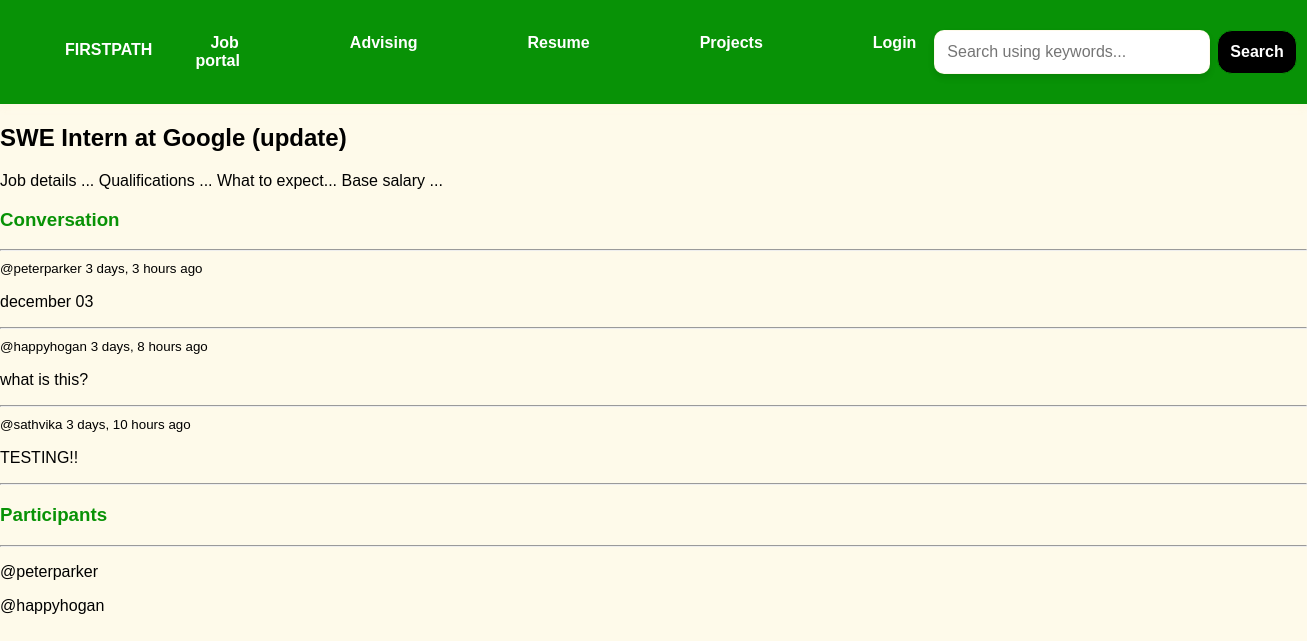
Page /room/3/ on the committed database.
### base/models.py (models this page shows, shortened)
class Room(models.Model):
    host = models.ForeignKey(User, on_delete=models.SET_NULL, null=True)
    topic = models.ForeignKey(Topic, on_delete=models.SET_NULL, null=True)
    name = models.CharField(max_length=200)
    description = models.TextField(null=True, blank=True)
    participants= models.ManyToManyField(User, related_name='participants', blank=True)
    updated = models.DateTimeField(auto_now=True)
    created = models.DateTimeField(auto_now_add=True)
    class Meta:
        ordering = ['-updated', '-created']

class Message(models.Model):
    user = models.ForeignKey(User, on_delete=models.CASCADE)
    room = models.ForeignKey(Room, on_delete=models.CASCADE)
    body = models.TextField()
    updated = models.DateTimeField(auto_now=True)
    created = models.DateTimeField(auto_now_add=True)
    class Meta:
        ordering = ['-updated', '-created']

### base/views.py (the view, shortened to what this page needs)
# urls.py: path('room/<str:pk>/', views.room, name="room"),
def room(request, pk):
    room = Room.objects.get(id=pk)
    room_messages = room.message_set.all().order_by('-created')
    participants = room.participants.all()
    context = {'room' : room, 'room_messages': room_messages, 'participants':participants}
    return render(request, 'base/room.html', context)

### base/templates/base/room.html (shortened to what this page needs)
{% extends 'main.html' %}
{% block content %}
<div class="room-container">
    <div>
        <h2>{{room.name}}</h2>
        <p>{{room.description}}</p>
        <div class="comment-wapper">
            <h3>Conversation</h3>
            <hr>
            {% for message in room_messages %}
            <div>
                <small>@{{message.user}} {{message.created|timesince}} ago</small>
                <p>{{message.body}}</p>
                <hr>
            </div>
            {% endfor %}
        </div>
    </div>
    <div>
        <h3>Participants</h3>
        <hr>
        {% for user in participants %}
        <div>
            <p>@{{user.username}}</p>
        </div>
        {% endfor %}
    </div>
</div>
{% endblock content %}

### static/styles/main.css (style rules this page uses)
body { font-family: 'Arial', sans-serif; background-color: #fef7de9d; color: #000000; margin: 0; padding: 0; }
h3, h5 { color: #089206; }

### rows in the picture
Room: name "SWE Intern at Google (update)", description "Job details ... Qualifications ... What to expect... Base salary ..."
Message: user "peterparker", created "3 days, 3 hours", body "december 03"
Message: user "happyhogan", created "3 days, 8 hours", body "what is this?"
Message: user "sathvika", created "3 days, 10 hours", body "TESTING!!"

### other values in the picture
{{ user.username }} "peterparker"
{{ user.username }} "happyhogan"
